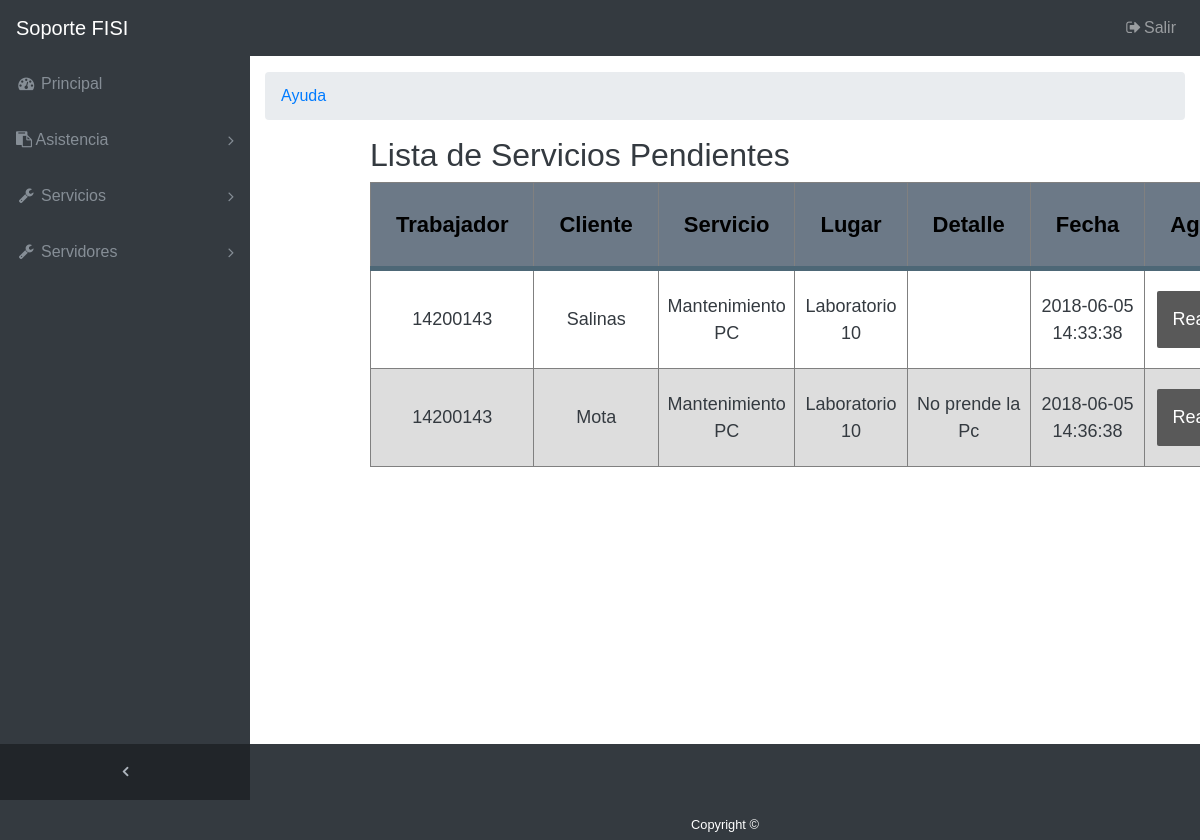
Page /intranet/orden_servicio.php (signed in) on the committed database.
### tables this page shows
CREATE TABLE IF NOT EXISTS `solicitud_servicio` (
  `id` int(11) NOT NULL AUTO_INCREMENT,
  `trabajador` varchar(50) DEFAULT NULL,
  `usuario` varchar(50) DEFAULT NULL,
  `servicio` varchar(50) DEFAULT NULL,
  `lugar` varchar(100) DEFAULT NULL,
  `detalle` varchar(100) DEFAULT NULL,
  `fecha` timestamp NULL DEFAULT CURRENT_TIMESTAMP,
  `estado` varchar(100) DEFAULT 'Pendiente',
  PRIMARY KEY (`id`),
  KEY `FK_solicitud_servicio_servicio` (`servicio`),
  KEY `FK_solicitud_servicio_usuario` (`usuario`),
  KEY `FK_solicitud_servicio_trabajador` (`trabajador`)
);

### intranet/funciones.php (called while the page is built, shortened)
<?php
function datos_solicitud($conexion){
	$sentencia = $conexion -> prepare ("SELECT * FROM solicitud_servicio where estado='Pendiente' ");
	$sentencia->execute();
	return $sentencia->fetchAll();
}
 ?>

### intranet/views/orden_servicio.view.php (the view, shortened to what this page needs)
<?php require 'intranet.view.php'; ?>
<div class="contenedor3">
		<h2>Lista de Servicios Pendientes</h2>
		<table border="1">
			<thead>
				<tr>
					<th>Trabajador</th>
					<th>Cliente </th>
					<th>Servicio</th>
					<th>Lugar</th>
					<th>Detalle</th>
					<th>Fecha</th>
					<th>Agregar</th>
				</tr>
			</thead>
			<?php foreach($solicitudes as $post): ?>
				<tr>
					<td><?php  echo $post['trabajador']?></td>
					<td><?php  echo $post['usuario']?></td>
					<td><?php  echo $post['servicio']?></td>
					<td><?php  echo $post['lugar']?></td>
					<td><?php  echo $post['detalle']?></td>
					<td><?php  echo $post['fecha']?></td>
					<td><a href="actualizar.php?id=<?php echo $post['id'];?>"><button type="button" class="btn btn-succes">Realizado</button></a></td>
				</tr>
			<?php endforeach;?>
		</table>
		<?php require 'footer.php';?>
	</div>

### intranet/orden_servicio.php (shortened to what this page needs)
<?php
if(isset($_SESSION['usuario'])){
	require 'admin/config.php';
	require 'funciones.php';
	$conexion = conexion($bd_config);
	$solicitudes= datos_solicitud($conexion);
	require 'views/orden_servicio.view.php';
	}
	else {
		header('Location: login.php');
	}
 ?>
 </body>
 </html>

### intranet/views/intranet.view.php (shortened to what this page needs)
<!DOCTYPE html>
<html lang="en">
<head>
  <link href="vendor/bootstrap/css/bootstrap.min.css" rel="stylesheet">
  <link href="vendor/font-awesome/css/font-awesome.min.css" rel="stylesheet" type="text/css">
  <link href="vendor/datatables/dataTables.bootstrap4.css" rel="stylesheet">
  <link href="css/sb-admin.css" rel="stylesheet">
</head>
<body class="fixed-nav sticky-footer bg-dark" id="page-top">
  <nav class="navbar navbar-expand-lg navbar-dark bg-dark fixed-top" id="mainNav">
    <a class="navbar-brand" href="#">Soporte FISI</a>
    <div class="collapse navbar-collapse" id="navbarResponsive">
      <ul class="navbar-nav navbar-sidenav" id="exampleAccordion">
        <li class="nav-item" data-toggle="tooltip" data-placement="right" title="Dashboard">
          <a class="nav-link" href="principal.php">
            <i class="fa fa-fw fa-dashboard"></i>
            <span class="nav-link-text">Principal</span>
          </a>
        <li class="nav-item" data-toggle="tooltip" data-placement="right" title="Components">
          <a class="nav-link nav-link-collapse collapsed" data-toggle="collapse" href="#collapseComponents" data-parent="#exampleAccordion">
            <i class="fa fa-clipboard"></i>
            <span class="nav-link-text">Asistencia</span>
          </a>
        </li>
         <li class="nav-item" data-toggle="tooltip" data-placement="right" title="Menu Levels">
          <a class="nav-link nav-link-collapse collapsed" data-toggle="collapse" href="#collapseMulti" data-parent="#exampleAccordion">
            <i class="fa fa-fw fa-wrench"></i>
            <span class="nav-link-text">Servicios</span>
          </a>
        </li>
        <li class="nav-item" data-toggle="tooltip" data-placement="right" title="Menu Levels">
          <a class="nav-link nav-link-collapse collapsed" data-toggle="collapse" href="#collapseMulti2" data-parent="#exampleAccordion">
            <i class="fa fa-fw fa-wrench"></i>
            <span class="nav-link-text">Servidores</span>
          </a>
        </li>
      </ul>
      <ul class="navbar-nav sidenav-toggler">
        <li class="nav-item">
          <a class="nav-link text-center" id="sidenavToggler">
            <i class="fa fa-fw fa-angle-left"></i>
          </a>
        </li>
      </ul>
      <ul class="navbar-nav ml-auto">
        <li class="nav-item">
          <a class="nav-link" data-toggle="modal" data-target="#exampleModal">
            <i class="fa fa-fw fa-sign-out"></i>Salir</a>
        </li>
      </ul>
    </div>
  </nav>
  <div class="content-wrapper">
    <div class="container-fluid">
      <ol class="breadcrumb">
        <li class="breadcrumb-item">
          <a href="#">Ayuda</a>
        </li>
      </ol>
    <footer class="sticky-footer">
      <div class="container">
        <div class="text-center">
          <small>Copyright ©</small>
        </div>
      </div>
    </footer>
  </div>

### intranet/views/footer.php (shortened to what this page needs)
<footer class="sticky-footer">
      <div class="container">
        <div class="text-center">
          <small>Copyright ©</small>
        </div>
      </div>
    </footer>
  </div>

### intranet/css/sb-admin.css (style rules this page uses)
html { position: relative; min-height: 100%; }
body { overflow-x: hidden; }
body.sticky-footer { margin-bottom: 56px; }
body.sticky-footer .content-wrapper { min-height: calc(100vh - 56px - 56px); }
body.fixed-nav { padding-top: 56px; }
.content-wrapper { min-height: calc(100vh - 56px); padding-top: 1rem; }
#mainNav .navbar-collapse { overflow: auto; max-height: 75vh; }
#mainNav .navbar-collapse .navbar-nav .nav-item .nav-link { cursor: pointer; }
#mainNav .navbar-collapse .navbar-sidenav .nav-link-collapse:after { float: right; content: '\f107'; font-family: 'FontAwesome'; }
#mainNav .navbar-collapse .navbar-sidenav .nav-link-collapse.collapsed:after { content: '\f105'; }
#mainNav .navbar-collapse .sidenav-toggler { display: none; }
@media (min-width: 992px) { #mainNav .navbar-brand { width: 250px; } }
@media (min-width: 992px) { #mainNav .navbar-collapse { overflow: visible; max-height: none; } }
@media (min-width: 992px) { #mainNav .navbar-collapse .navbar-sidenav { position: absolute; top: 0; left: 0; -webkit-flex-direction: column; -ms-flex-direction: column; flex-direction: column; margin-top: 56px; } }
@media (min-width: 992px) { #mainNav .navbar-collapse .navbar-sidenav > .nav-item { width: 250px; padding: 0; } }
@media (min-width: 992px) { #mainNav .navbar-collapse .navbar-sidenav > .nav-item > .nav-link { padding: 1em; } }
#mainNav.fixed-top .sidenav-toggler { display: none; }
@media (min-width: 992px) { #mainNav.fixed-top .navbar-sidenav { height: calc(100vh - 112px); } }
@media (min-width: 992px) { #mainNav.fixed-top .sidenav-toggler { position: absolute; top: 0; left: 0; display: flex; -webkit-flex-direction: column; -ms-flex-direction: column; flex-direction: column; margin-top: calc(100vh - 56px); } }
@media (min-width: 992px) { #mainNav.fixed-top .sidenav-toggler > .nav-item { width: 250px; padding: 0; } }
@media (min-width: 992px) { #mainNav.fixed-top .sidenav-toggler > .nav-item > .nav-link { padding: 1em; } }
#mainNav.fixed-top.navbar-dark .sidenav-toggler { background-color: #212529; }
#mainNav.fixed-top.navbar-dark .sidenav-toggler a i { color: #adb5bd; }
.content-wrapper { overflow-x: hidden; background: white; }
@media (min-width: 992px) { .content-wrapper { margin-left: 250px; } }
#sidenavToggler i { font-weight: 800; }
body.sidenav-toggled .navbar-sidenav .nav-link-.formulario input[type="text"], { display: none; }
#mainNav.navbar-dark .navbar-collapse .navbar-sidenav .nav-link-collapse:after { color: #868e96; }
#mainNav.navbar-dark .navbar-collapse .navbar-sidenav > .nav-item > .nav-link { color: #868e96; }
@media (min-width: 992px) { #mainNav.navbar-dark .navbar-collapse .navbar-sidenav { background: #343a40; } }
footer.sticky-footer { position: absolute; right: 0; bottom: 0; width: 55%; height: 56px; background-color:#343a40; line-height: 50px; padding: 15px 0 }
@media (min-width: 992px) { footer.sticky-footer { width: calc(100% - 250px); } }
* { margin: 0; padding: 0; -webkit-box-sizing: border-box; -moz-box-sizing: border-box; box-sizing: border-box; }
body { font-size: 16px; font-family: 'Raleway', sans-serif; background:#00003A; color:#fff; }
h1, h2, h4, h5, h6 { font-family: "Oswald", Arial, Sans-serif; font-weight: normal; color:#343a40; }
a { .formulario input[type="text"],-decoration: none; }
.contenedor3 { max-width: 600px; width: 100%; margin-left:120px; }
.btn { padding: 15px; display: inline-block; margin: 15px 0; background: #595959; color:#fff; font-size: 1em; font-family: Arial, sans-serif, helvetica; border-radius: 2px; border:none; }
table { color:#343a40; background-color: white; text-align: left; width: 100%; border-collapse: collapse; }
th { width: 100%; font-size: 22px; height: 50px; padding: 25px; }
td { padding: 5px; font-size: 18px; text-align: center; }
thead { background-color: #6C7987; border-bottom: solid 5px #4D6776 ; color: black; text-align: center; }
tr:nth-child(even) { background-color: #ddd; }

### rows in the picture
solicitud_servicio: trabajador "14200143", usuario "Salinas", servicio "Mantenimiento PC", lugar "Laboratorio 10", fecha "2018-06-05 14:33:38"
solicitud_servicio: trabajador "14200143", usuario "Mota", servicio "Mantenimiento PC", lugar "Laboratorio 10", detalle "No prende la Pc", fecha "2018-06-05 14:36:38"
